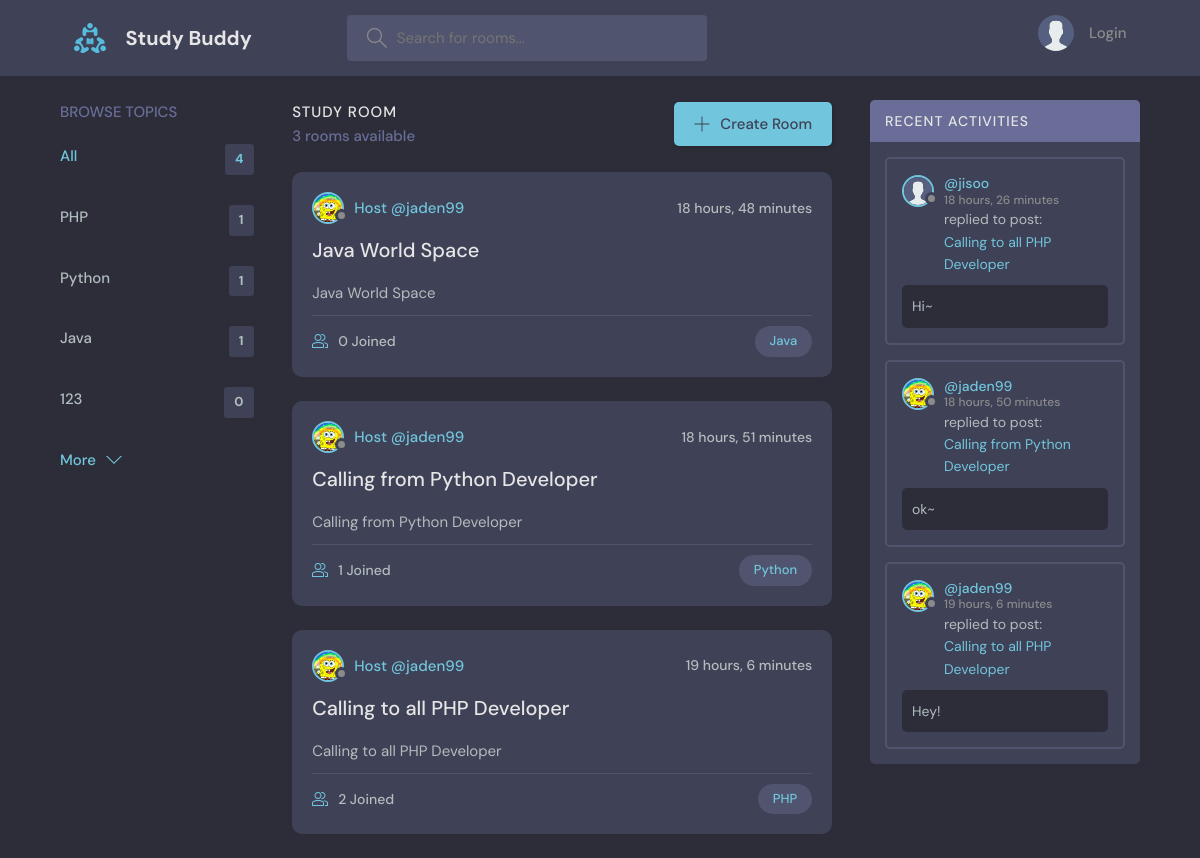
The page / on the database its author committed.
### base/models.py (models this page shows)
class Topic(models.Model):
    name = models.CharField(max_length=200)
    def __str__(self):
        return self.name

class Room(models.Model):
    host = models.ForeignKey(User, on_delete=models.SET_NULL, null=True)
    topic = models.ForeignKey(Topic, on_delete=models.SET_NULL, null=True)
    name = models.CharField(max_length=200)
    description = models.TextField(null=True, blank=True)
    participants = models.ManyToManyField(User, related_name='participants', blank=True)
    created = models.DateTimeField(auto_now_add=True)
    updated = models.DateTimeField(auto_now=True)
    class Meta:
        ordering = ['-updated', '-created']
    def __str__(self):
        return self.name

class User(AbstractUser):
    name = models.CharField(max_length=200, null=True, blank=True)
    email = models.EmailField(unique=True)
    bio = models.TextField(null=True)
    avatar = models.ImageField(null=True, default="avatar.svg")
    USERNAME_FIELD = 'email'
    REQUIRED_FIELDS = []

class Message(models.Model):
    user = models.ForeignKey(User, on_delete=models.CASCADE)
    room = models.ForeignKey(Room, on_delete=models.CASCADE)
    body = models.TextField()
    created = models.DateTimeField(auto_now_add=True)
    updated = models.DateTimeField(auto_now=True)
    class Meta:
        ordering = ['-updated', '-created']
    def __str__(self):
        return self.body[0:50]

### base/views.py (the view)
# urls.py: path('', views.home, name='home'),
def home(request):
    q = request.GET.get('q') if request.GET.get('q') is not None else ''
    rooms = Room.objects.filter(
        Q(topic__name__icontains=q) |
        Q(name__icontains=q) |
        Q(description__icontains=q)
    )
    print(rooms)
    topics = Topic.objects.all()[0:4]
    room_count = rooms.count()
    room_messages = Message.objects.filter(Q(room__topic__name__icontains=q))
    context = {
        'rooms': rooms,
        'topics': topics,
        'room_count': room_count,
        'room_messages': room_messages,
    }
    return render(request, 'base/home.html', context)

### base/templates/base/home.html (shortened to what this page needs)
{% extends 'main.html' %}
{% block content %}
<main class="layout layout--3">
  <div class="container">
    {% include 'base/components/topic.html' %}
    <div class="roomList">
      <div class="roomList__header">
        <div>
          <h2>Study Room</h2>
          <p>
            {{ room_count }}
            {% if room_count > 1 %}
                rooms
            {% else %}
                room
            {% endif %}
            available
          </p>
        </div>
        <a class="btn btn--main" href="{% url 'create-room' %}">
          <svg version="1.1" xmlns="http://www.w3.org/2000/svg" width="32" height="32" viewBox="0 0 32 32">
            <title>add</title>
            <path
              d="M16.943 0.943h-1.885v14.115h-14.115v1.885h14.115v14.115h1.885v-14.115h14.115v-1.885h-14.115v-14.115z"
            ></path>
          </svg>
          Create Room
        </a>
      </div>
      {% include 'base/components/feed.html' %}
    </div>
    {% include 'base/components/activity.html' %}
  </div>
</main>
{% endblock content %}

### base/templates/base/components/topic.html
<div class="topics">
  <div class="topics__header">
    <h2>Browse Topics</h2>
  </div>
  <ul class="topics__list">
    <li>
      <a href="{% url 'home' %}" class="active">All <span>{{ topics.all.count }}</span></a>
    </li>
    {% for topic in topics %}
        <li>
          <a href="{% url 'home' %}?q={{ topic.name }}">{{ topic.name }} <span>{{ topic.room_set.all.count }}</span></a>
        </li>
    {% endfor %}
  </ul>
  <a class="btn btn--link" href="{% url 'topics' %}">
    More
    <svg version="1.1" xmlns="http://www.w3.org/2000/svg" width="32" height="32" viewBox="0 0 32 32">
      <title>chevron-down</title>
      <path d="M16 21l-13-13h-3l16 16 16-16h-3l-13 13z"></path>
    </svg>
  </a>
</div>

### base/templates/base/components/feed.html (shortened to what this page needs)
{% for room in rooms %}
<div class="roomListRoom">
    <div class="roomListRoom__header">
      <a href="{% url 'user-profile' room.host.id %}" class="roomListRoom__author">
        <div class="avatar avatar--small">
          <img src="{{ room.host.avatar.url }}" />
        </div>
        <span>Host @{{ room.host.username }}</span>
      </a>
      <div class="roomListRoom__actions">
        <span>{{ room.created|timesince }}</span>
      </div>
    </div>
    <div class="roomListRoom__content">
      <a href="{% url 'room' room.id %}">{{ room.name }}</a>
      <p>
        {{ room.description }}
      </p>
    </div>
    <div class="roomListRoom__meta">
      <a href="{% url 'room' room.id %}" class="roomListRoom__joined">
        {{ room.participants.all.count }} Joined
      </a>
      <a href="{% url 'home' %}?q={{ room.topic }}" class="roomListRoom__topic">{{ room.topic }}</a>
    </div>
</div>
{% endfor %}

### base/templates/base/components/activity.html (shortened to what this page needs)
<div class="activities">
  <div class="activities__header">
    <h2>Recent Activities</h2>
  </div>
    {% for message in room_messages %}
        <div class="activities__box">
            <div class="activities__boxHeader roomListRoom__header">
              <a href="{% url 'user-profile' message.user.id %}" class="roomListRoom__author">
                <div class="avatar avatar--small">
                  <img src="{{ message.user.avatar.url }}" />
                </div>
                <p>
                  @{{ message.user.username }}
                  <span>
                      {{ message.created|timesince }}
                  </span>
                </p>
              </a>
            </div>
            <div class="activities__boxContent">
              <p>replied to post: <a href="{% url 'room' message.room.id %}">{{ message.room }}</a></p>
              <div class="activities__boxRoomContent">
                {{ message }}
              </div>
            </div>
        </div>
    {% endfor %}
</div>

### rows shown on the page
Topic: name "PHP", room_set.all.count "1"
Topic: name "Python", room_set.all.count "1"
Topic: name "Java", room_set.all.count "1"
Topic: name "123", room_set.all.count "0"
Room: host.avatar (picture), host.username "jaden99", created "18 hours, 48 minutes", name "Java World Space", description "Java World Space", participants.all.count "0", topic "Java"
Room: host.avatar (picture), host.username "jaden99", created "18 hours, 51 minutes", name "Calling from Python Developer", description "Calling from Python Developer", participants.all.count "1", topic "Python"
Room: host.avatar (picture), host.username "jaden99", created "19 hours, 6 minutes", name "Calling to all PHP Developer", description "Calling to all PHP Developer", participants.all.count "2", topic "PHP"
Message: user.avatar (placeholder picture), user.username "jisoo", created "18 hours, 26 minutes", room "Calling to all PHP Developer", body "Hi~"
Message: user.avatar (picture), user.username "jaden99", created "18 hours, 50 minutes", room "Calling from Python Developer", body "ok~"
Message: user.avatar (picture), user.username "jaden99", created "19 hours, 6 minutes", room "Calling to all PHP Developer", body "Hey!"

### other values the page prints
{{ topics.all.count }} "4"
{{ room_count }} "3"
